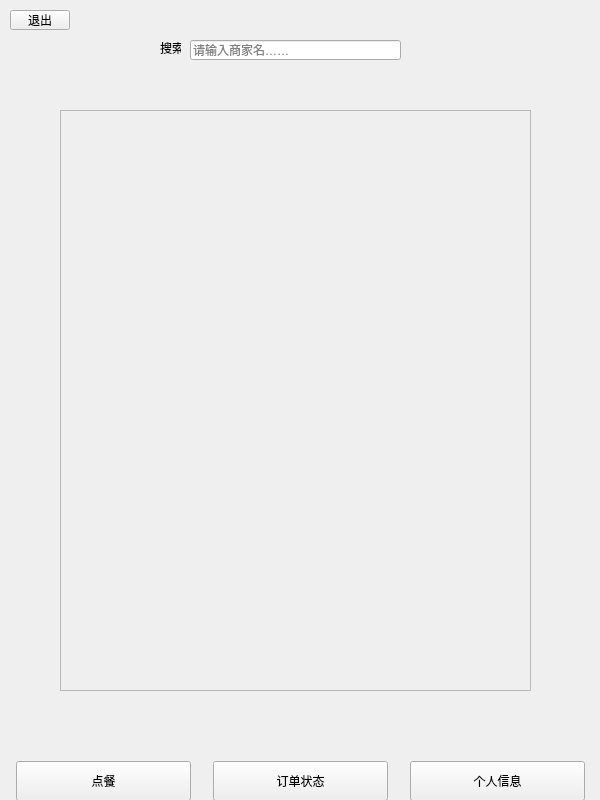
<?xml version="1.0" encoding="UTF-8"?>
<ui version="4.0">
 <class>Consumer_interface</class>
 <widget class="QWidget" name="Consumer_interface">
  <property name="geometry">
   <rect>
    <x>0</x>
    <y>0</y>
    <width>600</width>
    <height>800</height>
   </rect>
  </property>
  <property name="minimumSize">
   <size>
    <width>600</width>
    <height>800</height>
   </size>
  </property>
  <property name="maximumSize">
   <size>
    <width>600</width>
    <height>800</height>
   </size>
  </property>
  <property name="windowTitle">
   <string>Form</string>
  </property>
  <widget class="QPushButton" name="pushButton">
   <property name="geometry">
    <rect>
     <x>10</x>
     <y>10</y>
     <width>60</width>
     <height>20</height>
    </rect>
   </property>
   <property name="minimumSize">
    <size>
     <width>60</width>
     <height>20</height>
    </size>
   </property>
   <property name="maximumSize">
    <size>
     <width>60</width>
     <height>20</height>
    </size>
   </property>
   <property name="text">
    <string>退出</string>
   </property>
  </widget>
  <widget class="QLineEdit" name="lineEdit">
   <property name="geometry">
    <rect>
     <x>190</x>
     <y>40</y>
     <width>211</width>
     <height>20</height>
    </rect>
   </property>
   <property name="placeholderText">
    <string>请输入商家名……</string>
   </property>
  </widget>
  <widget class="QLabel" name="label">
   <property name="geometry">
    <rect>
     <x>160</x>
     <y>40</y>
     <width>21</width>
     <height>16</height>
    </rect>
   </property>
   <property name="text">
    <string>搜索</string>
   </property>
  </widget>
  <widget class="QWidget" name="layoutWidget">
   <property name="geometry">
    <rect>
     <x>0</x>
     <y>760</y>
     <width>601</width>
     <height>42</height>
    </rect>
   </property>
   <layout class="QHBoxLayout" name="horizontalLayout">
    <item>
     <widget class="QPushButton" name="pushButton_2">
      <property name="sizePolicy">
       <sizepolicy hsizetype="Fixed" vsizetype="Fixed">
        <horstretch>0</horstretch>
        <verstretch>0</verstretch>
       </sizepolicy>
      </property>
      <property name="minimumSize">
       <size>
        <width>175</width>
        <height>40</height>
       </size>
      </property>
      <property name="maximumSize">
       <size>
        <width>175</width>
        <height>40</height>
       </size>
      </property>
      <property name="text">
       <string>点餐</string>
      </property>
     </widget>
    </item>
    <item>
     <widget class="QPushButton" name="pushButton_3">
      <property name="sizePolicy">
       <sizepolicy hsizetype="Fixed" vsizetype="Fixed">
        <horstretch>0</horstretch>
        <verstretch>0</verstretch>
       </sizepolicy>
      </property>
      <property name="minimumSize">
       <size>
        <width>175</width>
        <height>40</height>
       </size>
      </property>
      <property name="maximumSize">
       <size>
        <width>175</width>
        <height>40</height>
       </size>
      </property>
      <property name="text">
       <string>订单状态</string>
      </property>
     </widget>
    </item>
    <item>
     <widget class="QPushButton" name="pushButton_4">
      <property name="sizePolicy">
       <sizepolicy hsizetype="Fixed" vsizetype="Fixed">
        <horstretch>0</horstretch>
        <verstretch>0</verstretch>
       </sizepolicy>
      </property>
      <property name="minimumSize">
       <size>
        <width>175</width>
        <height>40</height>
       </size>
      </property>
      <property name="maximumSize">
       <size>
        <width>175</width>
        <height>40</height>
       </size>
      </property>
      <property name="text">
       <string>个人信息</string>
      </property>
     </widget>
    </item>
   </layout>
  </widget>
  <widget class="QScrollArea" name="scrollArea">
   <property name="geometry">
    <rect>
     <x>60</x>
     <y>110</y>
     <width>471</width>
     <height>581</height>
    </rect>
   </property>
   <property name="widgetResizable">
    <bool>true</bool>
   </property>
   <widget class="QWidget" name="scrollAreaWidgetContents">
    <property name="geometry">
     <rect>
      <x>0</x>
      <y>0</y>
      <width>469</width>
      <height>579</height>
     </rect>
    </property>
   </widget>
  </widget>
 </widget>
 <resources/>
 <connections/>
</ui>
